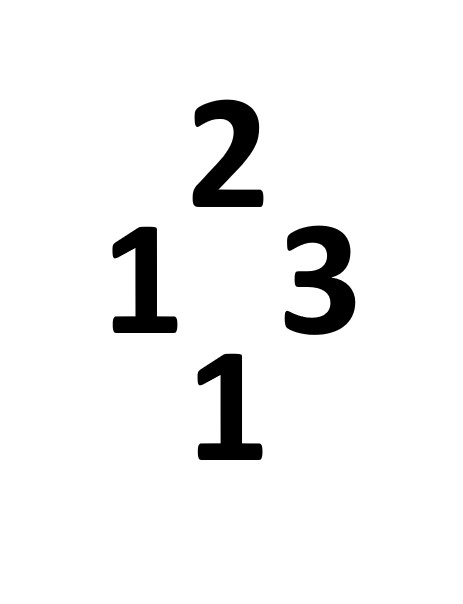
#> input picture PractsPy/imgs/2s.png, 463 x 604 px, found by its file name
$ python numberDet.py
#> lines starting #> are read from the running program, lines starting #| are printed output that depends on the picture; after the words box and inside, x2 and y2 are one past the last pixel; in counts of white or black regions, pixels touching at a corner belong together; long printed decimals are rounded
import cv2 as cv

umbral = 100
color = (0, 0, 255)
grosor = 2
texto = ""
fuente = cv.FONT_HERSHEY_SIMPLEX
escala = .8
similitud = 0.5

imgOrg = cv.imread("PractsPy/imgs/2s.png")
#> imgOrg is the input picture: shape (604, 463, 3); min 0, max 255, mean 241.3
img = cv.cvtColor(imgOrg, cv.COLOR_BGR2GRAY)


img1 = cv.imread("PractsPy/imgs/1.png", cv.IMREAD_GRAYSCALE)
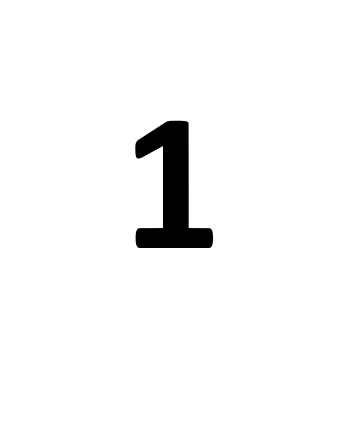
#> input picture PractsPy/imgs/1.png, 343 x 421 px, found by its file name
#> img1 is the input picture: shape (421, 343); min 0, max 255, mean 246.5
img2 = cv.imread("PractsPy/imgs/2.png", cv.IMREAD_GRAYSCALE)
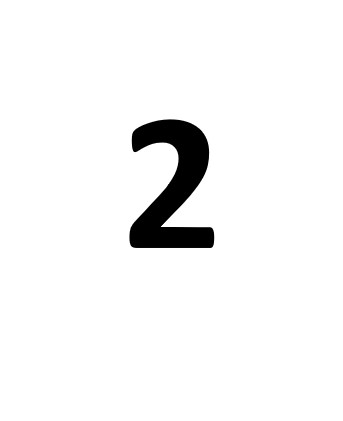
#> input picture PractsPy/imgs/2.png, 343 x 421 px, found by its file name
#> img2 is the input picture: shape (421, 343); min 0, max 255, mean 244.6
img3 = cv.imread("PractsPy/imgs/3.png", cv.IMREAD_GRAYSCALE)
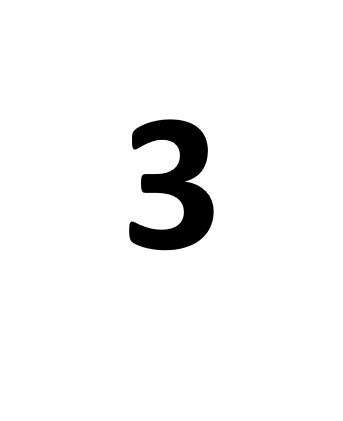
#> input picture PractsPy/imgs/3.png, 343 x 421 px, found by its file name
#> img3 is the input picture: shape (421, 343); min 0, max 255, mean 244.4

# binarize imag1, img2, img3
ret, img1_bin = cv.threshold(img1, umbral, 255, cv.THRESH_BINARY_INV)
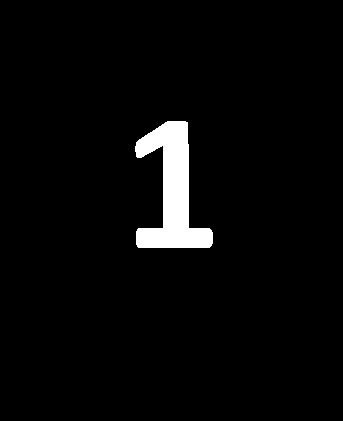
#> img1_bin: shape (421, 343); 3.3% white; 1 white region, box (x1, y1, x2, y2) and area: (135, 121, 213, 248) 4818
#> ret = 100
ret, img2_bin = cv.threshold(img2, umbral, 255, cv.THRESH_BINARY_INV)
#> img2_bin: shape (421, 343); 4.1% white; 1 white region, box (x1, y1, x2, y2) and area: (130, 120, 214, 248) 5850
ret, img3_bin = cv.threshold(img3, umbral, 255, cv.THRESH_BINARY_INV)
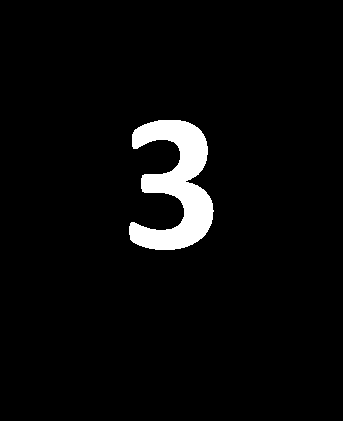
#> img3_bin: shape (421, 343); 4.1% white; 1 white region

# find contours
contours1, hierarchy1 = cv.findContours(img1_bin, cv.RETR_TREE, cv.CHAIN_APPROX_SIMPLE)
#> contours1 = 1 contour; box (x1, y1, x2, y2) and area: (135, 121, 213, 248) 4600
contours2, hierarchy2 = cv.findContours(img2_bin, cv.RETR_TREE, cv.CHAIN_APPROX_SIMPLE)
#> contours2 = 1 contour; box (x1, y1, x2, y2) and area: (130, 120, 214, 248) 5614
contours3, hierarchy3 = cv.findContours(img3_bin, cv.RETR_TREE, cv.CHAIN_APPROX_SIMPLE)
#> contours3 = 1 contour; box (x1, y1, x2, y2) and area: (129, 120, 214, 250) 5668

contour1 = contours1[0]
#> contour1 = contour of 74 points, box (x1, y1, x2, y2) (135, 121, 213, 248), area 4600
contour2 = contours2[0]
#> contour2 = contour of 151 points, box (x1, y1, x2, y2) (130, 120, 214, 248), area 5614
contour3 = contours3[0]
#> contour3 = contour of 245 points, box (x1, y1, x2, y2) (129, 120, 214, 250), area 5668

# binarize img
ret, img_bin = cv.threshold(img, umbral, 255, cv.THRESH_BINARY_INV)
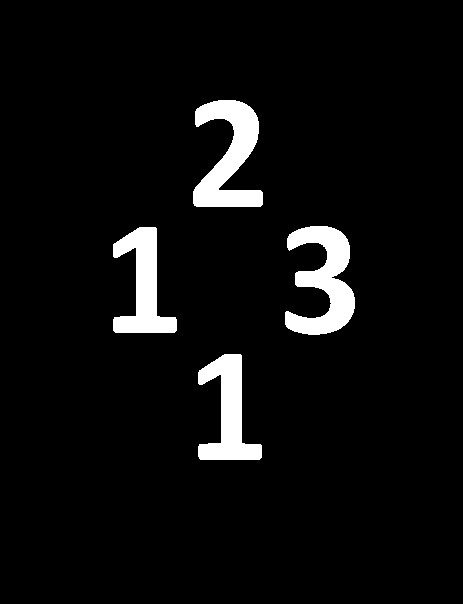
#> img_bin: shape (604, 463); 5.3% white; 4 white regions

# find contours
contours, hierarchy = cv.findContours(img_bin, cv.RETR_TREE, cv.CHAIN_APPROX_SIMPLE)
#> contours = 4 contours; box (x1, y1, x2, y2) and area: (285, 226, 355, 335) 3908, (193, 100, 263, 207) 3855, (113, 227, 177, 333) 3124, (198, 354, 262, 460) 3119


for contorno in contours:
    x, y, ancho, alto = cv.boundingRect(contorno)
    if cv.matchShapes(contorno, contour1, cv.CONTOURS_MATCH_I1, 0.0) < similitud:
        cv.drawContours(imgOrg, [contorno], -1, color, grosor)
        texto = "1"
    elif cv.matchShapes(contorno, contour2, cv.CONTOURS_MATCH_I1, 0.0) < similitud:
        cv.drawContours(imgOrg, [contorno], -1, color, grosor)
        texto = "2"
    elif cv.matchShapes(contorno, contour3, cv.CONTOURS_MATCH_I1, 0.0) < similitud:
        cv.drawContours(imgOrg, [contorno], -1, color, grosor)
        texto = "3"
    else:
        cv.drawContours(imgOrg, [contorno], -1, color, grosor)
        texto = "otro"

    (ancho_texto, alto_texto)  = cv.getTextSize(texto, fuente, escala, grosor)[0]
    pos_x = int(x + (ancho-ancho_texto)/2)
    pos_y = int(y + (alto+alto_texto)/2)

    print("Detección: ", texto)
    print("Similutud: ", cv.matchShapes(contorno, contour3, cv.CONTOURS_MATCH_I1, 0.0))
    print("*********************************************************")

    # display text
    cv.putText(imgOrg, texto, (pos_x, pos_y), fuente, escala, [0, 255, 0], grosor)
#> this loop made 4 passes
#> (x, y, ancho, alto, texto, pos_x, pos_y) on passes 1 to 4: (198, 354, 64, 106, '1', 221, 416), (113, 227, 64, 106, '1', 136, 289), (285, 226, 70, 109, '2', 311, 289), (193, 100, 70, 107, '2', 219, 162)
#| Detección:  1
#| Similutud:  1.342
#| *********************************************************
#| Detección:  1
#| Similutud:  1.339
#| *********************************************************
#| Detección:  2
#| Similutud:  0.03544
#| *********************************************************
#| Detección:  2
#> (further printed lines are left out)
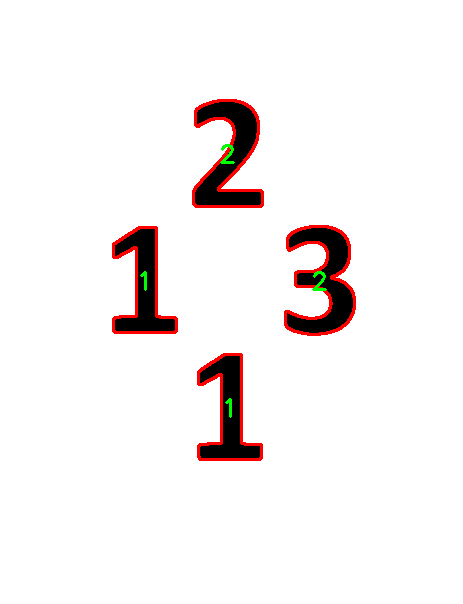
#> imgOrg: shape (604, 463, 3); mean B, G, R 239.7, 240.1, 244.5

# show image
cv.imshow("img", imgOrg)
cv.waitKey(0)
cv.destroyAllWindows()
